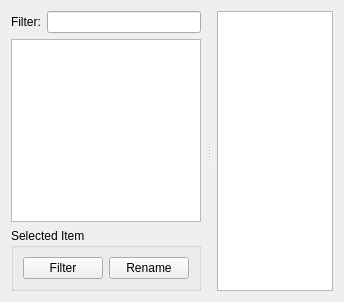
<?xml version="1.0" encoding="UTF-8"?>
<ui version="4.0">
 <class>TagDetailWidget</class>
 <widget class="QWidget" name="TagDetailWidget">
  <property name="geometry">
   <rect>
    <x>0</x>
    <y>0</y>
    <width>344</width>
    <height>302</height>
   </rect>
  </property>
  <property name="windowTitle">
   <string>Form</string>
  </property>
  <layout class="QVBoxLayout" name="verticalLayout_3">
   <item>
    <widget class="QSplitter" name="splitter">
     <property name="orientation">
      <enum>Qt::Horizontal</enum>
     </property>
     <property name="handleWidth">
      <number>4</number>
     </property>
     <widget class="QWidget" name="leftWidget" native="true">
      <layout class="QVBoxLayout" name="verticalLayout">
       <property name="rightMargin">
        <number>6</number>
       </property>
       <item>
        <layout class="QHBoxLayout" name="horizontalLayout_2">
         <item>
          <widget class="QLabel" name="label">
           <property name="text">
            <string>Filter:</string>
           </property>
          </widget>
         </item>
         <item>
          <widget class="QLineEdit" name="filterEdit"/>
         </item>
        </layout>
       </item>
       <item>
        <widget class="QListView" name="tagList">
         <property name="toolTip">
          <string/>
         </property>
         <property name="editTriggers">
          <set>QAbstractItemView::NoEditTriggers</set>
         </property>
         <property name="alternatingRowColors">
          <bool>true</bool>
         </property>
        </widget>
       </item>
       <item>
        <widget class="QGroupBox" name="groupBox">
         <property name="title">
          <string>Selected Item</string>
         </property>
         <layout class="QHBoxLayout" name="horizontalLayout_4">
          <item>
           <widget class="QPushButton" name="filterDatabase">
            <property name="text">
             <string>Filter</string>
            </property>
           </widget>
          </item>
          <item>
           <widget class="QPushButton" name="renameItem">
            <property name="text">
             <string>Rename</string>
            </property>
           </widget>
          </item>
         </layout>
        </widget>
       </item>
      </layout>
     </widget>
     <widget class="QWidget" name="rightWidget" native="true">
      <layout class="QVBoxLayout" name="verticalLayout_2">
       <property name="leftMargin">
        <number>6</number>
       </property>
       <item>
        <widget class="TextBrowserEx" name="detailText"/>
       </item>
      </layout>
     </widget>
    </widget>
   </item>
  </layout>
 </widget>
 <customwidgets>
  <customwidget>
   <class>TextBrowserEx</class>
   <extends>QTextBrowser</extends>
   <header>textbrowserex.h</header>
  </customwidget>
 </customwidgets>
 <resources/>
 <connections/>
</ui>
